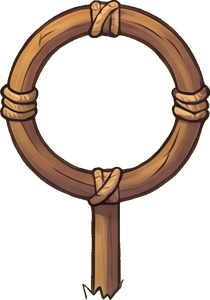
#> input picture content/art/things/ring.webp, 210 x 300 px, found by its file name
$ python ring_colours.py
#> lines starting #> are read from the running program, lines starting #| are printed output that depends on the picture
#!/usr/bin/env python3
"""The rings' colours (D219): the ring's picture, a hoop of wood bound with rope on a
short post, painted in each colour a pair of rings carries, its rope and its post left
as they are.

    tools/art/ring_colours.py [--ring content/art/things/ring.webp] [--out content/art/things]

writes ring-red.webp, ring-blue.webp, ring-yellow.webp and ring-purple.webp beside
the ring. The hoop is the ring's circle above the post, and the four places where rope
binds it: there only the wood the rope leaves bare is painted, the darker wood between
its turns, and the rope's light strands are kept. The paint keeps the wood's light and
shade: each pixel takes the colour's hue and its saturation, and its own brightness
scaled to the colour's, so that the grain and the strokes show through as through paint.
The colours are those of paint on wood, chosen to stay apart from each other and from
the grass for a child who does not tell red from green, or blue from yellow.
"""

import argparse
import colorsys
import math
import sys
from pathlib import Path

from PIL import Image

#: A pair's colours, by name: paint on wood.
COLOURS: dict[str, tuple[int, int, int]] = {
    "red": (165, 30, 40),
    "blue": (34, 78, 176),
    "yellow": (236, 188, 40),
    "purple": (205, 120, 215),
}

#: The hoop's circle in the ring's picture of 210 by 300 pixels: its middle and its
#: outer radius; the post starts under it.
MIDDLE = (104.5, 100.0)
RADIUS = 107
POST_TOP = 199
#: The four rope bindings, as boxes (x0, y0, x1, y1): top, left, right and bottom.
BINDINGS = ((86, 0, 124, 38), (0, 82, 40, 123), (169, 84, 210, 125), (86, 164, 126, 206))
#: The ring's picture the boxes are measured on.
SIZE = (210, 300)
#: The wood's brightness the paint's own stands for, and the saturation the wood's
#: fullest has: a pixel's brightness and saturation are taken relative to them.
WOOD_VALUE = 0.72
WOOD_SATURATION = 0.55
#: An outline's brightness: darker than this is a line, darkened toward the paint.
OUTLINE = 0.3


def place(x: int, y: int) -> str | None:
    """Where a pixel of the ring's picture is: `binding`, `hoop`, or None for the post
    and the air."""
    if math.hypot(x - MIDDLE[0], y - MIDDLE[1]) > RADIUS:
        return None
    if any(x0 <= x <= x1 and y0 <= y <= y1 for x0, y0, x1, y1 in BINDINGS):
        return "binding"
    return "hoop" if y < POST_TOP else None


def is_rope(hue: float, value: float) -> bool:
    """Whether a pixel inside a binding is the rope's: a light strand, or a
    yellowish one in half light. Hue in degrees, value from 0 to 1."""
    return value >= 0.7 or (value >= 0.55 and 25 <= hue <= 45)


def paint_pixel(
    rgb: tuple[int, int, int], colour: tuple[int, int, int], where: str
) -> tuple[int, int, int] | None:
    """A pixel of the hoop painted, or None for one kept as it is."""
    h, s, v = colorsys.rgb_to_hsv(*(c / 255 for c in rgb))
    if where == "binding" and (v < OUTLINE or is_rope(h * 360, v)):
        return None
    th, ts, tv = colorsys.rgb_to_hsv(*(c / 255 for c in colour))
    if v < OUTLINE:
        out = colorsys.hsv_to_rgb(th, min(1.0, ts * 0.7), v)
    else:
        out = colorsys.hsv_to_rgb(
            th, ts * min(1.0, s / WOOD_SATURATION), min(1.0, v / WOOD_VALUE * tv)
        )
    return tuple(round(c * 255) for c in out)  # type: ignore[return-value]


def paint(ring: Image.Image, colour: tuple[int, int, int]) -> Image.Image:
    """The ring's picture with its hoop painted in `colour`."""
    if ring.size != SIZE:
        raise ValueError(f"the ring's picture is {SIZE[0]} by {SIZE[1]} pixels, not {ring.size}")
    source = ring.convert("RGBA")
    out = source.copy()
    read, write = source.load(), out.load()
    for y in range(source.height):
        for x in range(source.width):
            r, g, b, a = read[x, y]
            where = place(x, y)
            if a == 0 or where is None:
                continue
            painted = paint_pixel((r, g, b), colour, where)
            if painted is not None:
                write[x, y] = (*painted, a)
    return out


def main(argv: list[str] | None = None) -> int:
    parser = argparse.ArgumentParser(description=__doc__.split("\n\n")[0])
    parser.add_argument("--ring", type=Path, default=Path("content/art/things/ring.webp"))
    parser.add_argument("--out", type=Path, default=None)
    args = parser.parse_args(argv)
    out = args.out or args.ring.parent
    ring = Image.open(args.ring)
#> ring is the input picture: PIL image 210x300 RGBA; mean R, G, B, A 68.1, 43.8, 20.8, 78.5
    for name, colour in COLOURS.items():
        target = out / f"ring-{name}.webp"
        paint(ring, colour).save(target, "WEBP", quality=90, method=6)
        print(target)
#> this loop made 4 passes
#> pass 1, in main, `paint(ring, colour).save(target, "WEBP", quality=90, method=6)`:
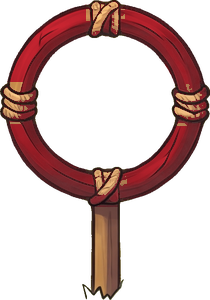
#> saved as ring-red.webp: PIL image 210x300 RGBA; mean R, G, B, A 65.4, 31, 15.8, 78.5; transparent parts drawn white
#> pass 2, in main, `paint(ring, colour).save(target, "WEBP", quality=90, method=6)`:
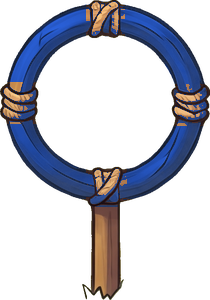
#> saved as ring-blue.webp: PIL image 210x300 RGBA; mean R, G, B, A 46.7, 38, 35.3, 78.5; transparent parts drawn white
    return 0


if __name__ == "__main__":
    sys.exit(main())
#> (the program exits here)
